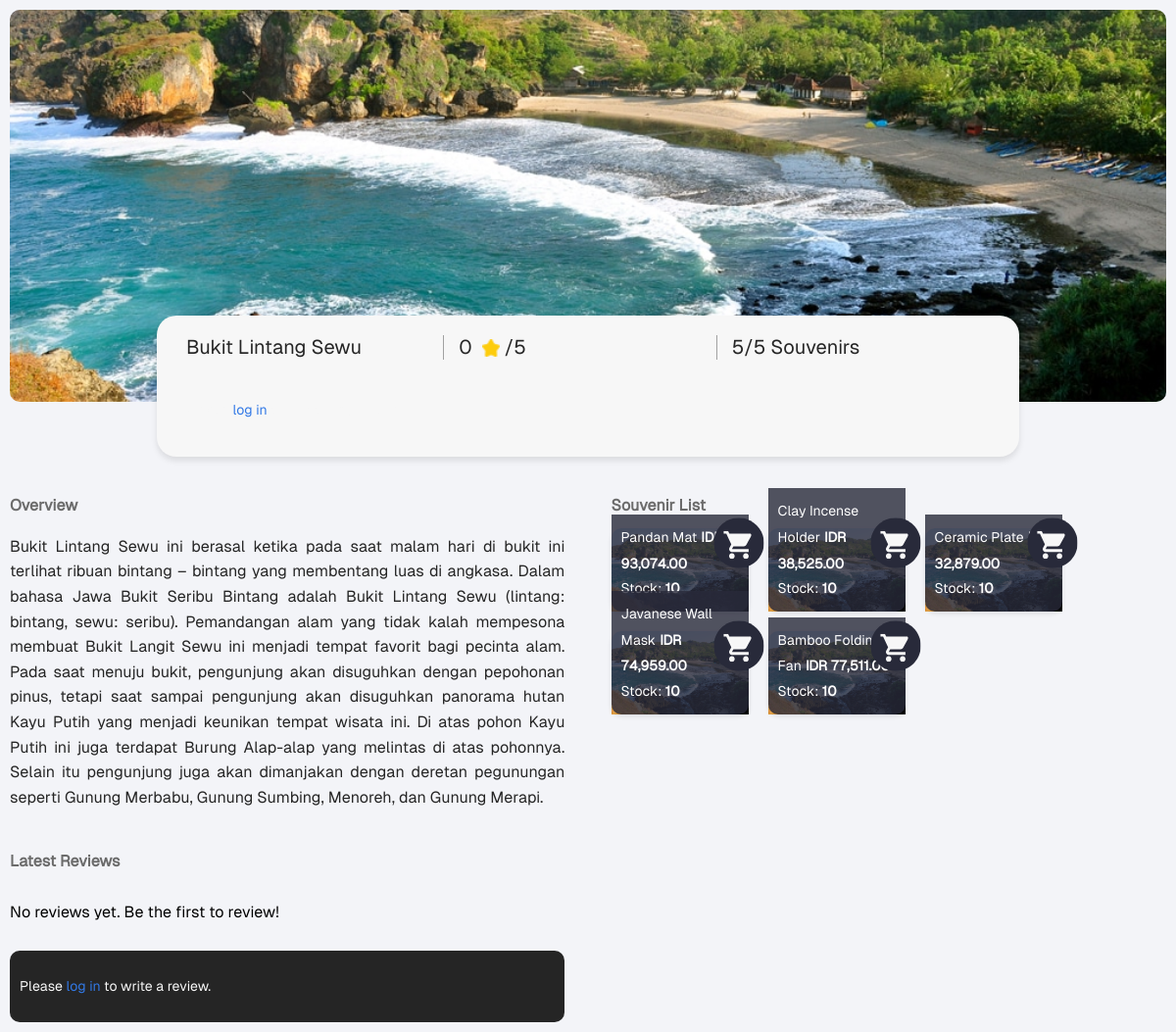
Screenshot of /places/2/ with the database file from the repository.
### places/models.py (models this page shows, shortened)
class Place(models.Model):
    name = models.CharField(max_length=255)
    description = models.TextField()
    image = models.ImageField(upload_to='places/images/',blank=True, null=True)

class Souvenir(models.Model):
    place = models.ForeignKey(Place, on_delete=models.CASCADE, related_name='souvenirs')
    name = models.CharField(max_length=255)
    price = models.DecimalField(max_digits=10, decimal_places=2)
    stock = models.PositiveIntegerField()
    image = models.ImageField(upload_to='souvenirs/images/',blank=True, null=True)

### places/views.py (the view)
# urls.py: path('', views.place_detail, {'place_id': 1}, name='home'),  # Replace '1' with a valid place_id
def place_detail(request, place_id):
    place = get_object_or_404(Place, pk=place_id)
    average_rating = Comment.objects.filter(place=place).aggregate(Avg('rating'))['rating__avg'] or 0
    souvenirs = Souvenir.objects.filter(place=place)
    total_souvenirs_count = souvenirs.count()
    available_souvenirs_count = souvenirs.filter(stock__gt=0).count()
    for souvenir in souvenirs:
        souvenir.formatted_price = format_price(souvenir.price)
    comments = Comment.objects.filter(place=place).order_by('-created_at')[:10]  # Limit to recent 10 reviews
    user_collections = Collection.objects.filter(user=request.user) if request.user.is_authenticated else []
    context = {
        'place': place,
        'average_rating': round(average_rating, 1),
        'souvenirs': souvenirs,
        'comments': comments,
        'user_collections': user_collections,  # Added to context
        'total_souvenirs_count': total_souvenirs_count,  # New context variable
        'available_souvenirs_count': available_souvenirs_count,  # New context variable
    }
    return render(request, 'places/place_detail.html', context)

### places/views.py (called while the page is built)
def format_price(price):
    return "{:,}".format(price)

### places/templates/places/place_detail.html (shortened to what this page needs)
{% load static %}
<!DOCTYPE html>
<html lang="en">
<head>
    <link rel="stylesheet" href="{% static 'places/css/styles_main.css' %}">
</head>
<body>
    <div class="container">
        <div class="banner">
            {% if place.image %}
                <img src="{{ place.image.url }}" alt="{{ place.name }}" class="banner-image">
            {% else %}
                <img src="{% static 'places/images/pantai-siung.jpg' %}" alt="{{ place.name }}" class="banner-image">
            {% endif %}
            <div class="banner-overlay">
                <div class="rounded-rectangle">
                    <div class="rectangle-section">
                        <div class="info-item">
                            <span class="section-text">{{ place.name }}</span>
                        </div>
                        <div class="info-item" id="average-rating-container">
                            <span class="section-text" id="average-rating">{{ average_rating }}</span>
                            <img src="{% static 'places/images/star.png' %}" alt="Star" class="rating-star">
                            <span class="section-text">/5</span>
                        </div>
                        <div class="info-item">
                            <span class="section-text" id="souvenir-count">{{ available_souvenirs_count }}/{{ total_souvenirs_count }} Souvenirs</span>
                        </div>
                    </div>
                    <div class="add-to-collection-section">
                        {% if user.is_authenticated %}
                            <button class="add-to-collection-btn" aria-label="Add {{ place.name }} to your collection">Add to Collection</button>
                        {% else %}
                            <div class="login-prompt">
                                <p>Please <a href="{% url 'login' %}?next={{ request.path }}">log in</a> to add to your collection.</p>
                            </div>
                        {% endif %}
                    </div>
                </div>
            </div>
        </div>
        <div class="content-sections">
            <div class="overview-section">
                <h2 class="section-title">Overview</h2>
                <p class="overview-content">{{ place.description }}</p>
                <div class="latest-review-section">
                    <h3 class="section-title">Latest Reviews</h3>
                    <div class="reviews-container" id="reviews-container">
                        {% for comment in comments %}
                            {% include 'places/comment_partial.html' %}
                        {% empty %}
                            <p>No reviews yet. Be the first to review!</p>
                        {% endfor %}
                    </div>
                    <div class="write-review-container">
                        {% if user.is_authenticated %}
                            <form id="write-review-form">
                                {% csrf_token %}
                                <textarea id="review-input" name="comment" placeholder="Write your review here..." aria-label="Write your review"></textarea>
                                <input type="hidden" name="rating" id="rating-value">
                                <div class="review-actions">
                                    <div class="star-rating">
                                        {% for i in "12345" %}
                                            <img src="{% static 'places/images/icon_empty_star.png' %}" class="star" data-value="{{ i }}" alt="Star {{ i }}">
                                        {% endfor %}
                                    </div>
                                    <button type="button" class="send-btn" id="submit-comment-btn" aria-label="Send Review">
                                        <img src="{% static 'places/images/icon_send.png' %}" alt="Send">
                                    </button>
                                </div>
                            </form>
                        {% else %}
                            <div class="login-prompt">
                                <p>Please <a href="{% url 'login' %}?next={{ request.path }}">log in</a> to write a review.</p>
                            </div>
                        {% endif %}
                    </div>
                </div>
            </div>
            <div class="souvenir-section">
                <h2 class="section-title">Souvenir List</h2>
                <div class="souvenir-list">
                    {% for souvenir in souvenirs %}
                        <div class="souvenir-item" data-souvenir-id="{{ souvenir.id }}">
                            {% if souvenir.image %}
                                <img src="{{ souvenir.image.url }}" alt="{{ souvenir.name }}" class="souvenir-image">
                            {% else %}
                                <img src="{% static 'places/images/pantai-siung.jpg' %}" alt="{{ souvenir.name }}" class="souvenir-image">
                            {% endif %}
                            <button class="buy-button" aria-label="Buy {{ souvenir.name }}"
                                {% if souvenir.stock == 0 %}disabled{% endif %}>
                                <img src="{% static 'places/images/buy.svg' %}" alt="Buy">
                            </button>
                            <div class="souvenir-description">
                                <span class="souvenir-name">{{ souvenir.name }}</span>
                                <span class="souvenir-price">IDR {{ souvenir.formatted_price }}</span>
                                <div class="souvenir-stock">Stock: <strong>{{ souvenir.stock }}</strong></div>
                            </div>
                        </div>
                    {% endfor %}
                </div>
            </div>
        </div>
    </div>
</body>
</html>

### places/static/places/css/styles_main.css (style rules this page uses)
body { background-color: #F3F4F8; font-family: 'Geist', sans-serif; letter-spacing: -2.25%; line-height: 160%; margin: 0; padding: 0; }
.container { max-width: 1440px; width: 100%; margin: 0 auto; padding: 20px; box-sizing: border-box; }
.banner { position: relative; width: 100%; max-width: 1240px; height: 400px; margin: 0 auto; background-color: #F3F4F8; }
.banner-image { width: 100%; height: 100%; object-fit: cover; border-radius: 10px; max-height: 400px; }
.banner-overlay { position: absolute; bottom: -56px; left: 50%; transform: translateX(-50%); width: 100%; max-width: 900px; padding: 0 10px; box-sizing: border-box; }
.rounded-rectangle { width: 100%; background-color: #F7F7F7; border-radius: 20px; box-shadow: 0 4px 6px rgba(0, 0, 0, 0.1); display: flex; flex-direction: column; padding: 20px 30px; align-items: flex-start; gap: 15px; box-sizing: border-box; margin-top: 30px; }
.rectangle-section, .label-section { display: flex; width: 100%; justify-content: space-between; align-items: center; gap: 15px; margin-bottom: 10px; flex-wrap: wrap; }
.info-item, .label-item { display: flex; align-items: center; justify-content: flex-start; flex: 1 1 30%; position: relative; min-width: 150px; }
.info-item:not(:last-child)::after, .label-item:not(:last-child)::after { content: ''; position: absolute; right: 0; top: 0; bottom: 0; width: 1px; background-color: #A1A1A1; }
.section-text { color: #252525; font-size: 20px; font-weight: 500; margin-right: 5px; text-align: left; }
.rating-star { width: 18px; height: 18px; margin: 0 5px; }
.content-sections { display: flex; justify-content: space-between; margin-top: 100px; flex-wrap: wrap; }
.overview-section, .souvenir-section { width: 48%; box-sizing: border-box; }
.section-title { color: #6B6B6B; font-size: 16px; margin-bottom: 10px; }
.overview-content { color: #252525; font-size: 16px; line-height: 160%; text-align: justify; }
.latest-review-section { margin-top: 40px; position: relative; }
.reviews-container { max-height: 360px; overflow-y: auto; padding-right: 10px; margin-bottom: 10px; }
.write-review-container { position: sticky; bottom: 0; background-color: #252525; border-radius: 10px; padding: 10px; box-sizing: border-box; z-index: 1; }
.login-prompt { color: #F7F7F7; font-size: 14px; }
.login-prompt a { color: #3279E6; text-decoration: none; }
.souvenir-list { display: flex; flex-wrap: wrap; gap: 20px; justify-content: flex-start; }
.souvenir-item { position: relative; background-color: #FFFFFF; border-radius: 10px; width: 140px; box-shadow: 0 2px 5px rgba(0, 0, 0, 0.1); overflow: visible; display: flex; flex-direction: column; }
.souvenir-image { width: 100%; height: auto; object-fit: cover; border-top-left-radius: 10px; border-top-right-radius: 10px; display: block; z-index: 1; position: relative; }
.buy-button { position: absolute; top: -35px; right: -40px; width: 100px; height: 100px; border: none; cursor: pointer; z-index: 3; display: flex; align-items: center; justify-content: center; transition: opacity 0.3s ease; background: none; padding: 0; border-radius: 50%; }
.buy-button img { width: 60%; height: 60%; }
.souvenir-description { position: absolute; bottom: 0; left: 0; width: 100%; background: rgba(40, 42, 58, 0.8); color: #FFFFFF; padding: 10px; box-sizing: border-box; border-bottom-left-radius: 10px; border-bottom-right-radius: 10px; z-index: 2; }
.souvenir-name { color: #FFFFFF; font-size: 14px; text-align: left; font-weight: normal; margin-bottom: 5px; }
.souvenir-price { color: #FFFFFF; font-size: 14px; font-weight: bold; text-align: left; margin-bottom: 5px; }
.souvenir-stock { display: block; color: #FFFFFF; font-size: 14px; text-align: left; }
.souvenir-stock strong { font-weight: bold; }
@media (max-width: 1440px) { .container { padding: 10px; } }
@media (max-width: 1440px) { .content-sections { margin-top: 80px; } }

### rows the page displays
Place: name "Bukit Lintang Sewu", description "Bukit Lintang Sewu ini berasal ketika pada saat malam hari di bukit ini terlihat ribuan bintang – bintang yang membentang luas di angkasa. Dalam bahasa Jawa Bukit Seribu Bintang adalah Bukit Lintang Sewu (lintang: bintang, sewu: seribu). Pemandangan alam yang tidak kalah mempesona membuat Bukit Langit Sewu ini menjadi tempat favorit bagi pecinta alam. Pada saat menuju bukit, pengunjung akan disuguhkan dengan pepohonan pinus, tetapi saat sampai pengunjung akan disuguhkan panorama hutan Kayu Putih yang menjadi keunikan tempat wisata ini. Di atas pohon Kayu Putih ini juga terdapat Burung Alap-alap yang melintas di atas pohonnya. Selain itu pengunjung juga akan dimanjakan dengan deretan…"
Souvenir: name "Pandan Mat", formatted_price "93,074.00", stock "10"
Souvenir: name "Clay Incense Holder", formatted_price "38,525.00", stock "10"
Souvenir: name "Ceramic Plate", formatted_price "32,879.00", stock "10"
Souvenir: name "Javanese Wall Mask", formatted_price "74,959.00", stock "10"
Souvenir: name "Bamboo Folding Fan", formatted_price "77,511.00", stock "10"

### other values shown
{{ average_rating }} "0"
{{ available_souvenirs_count }} "5"
{{ total_souvenirs_count }} "5"
